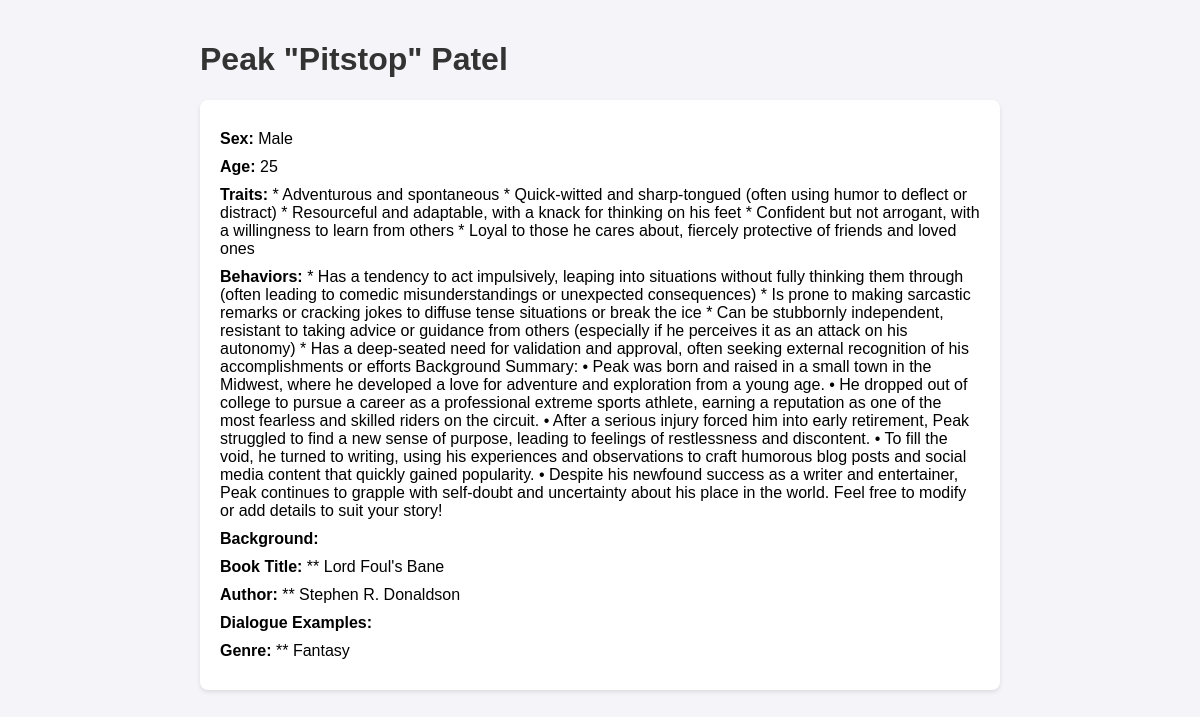
Page /character/1 on the earlier database version.
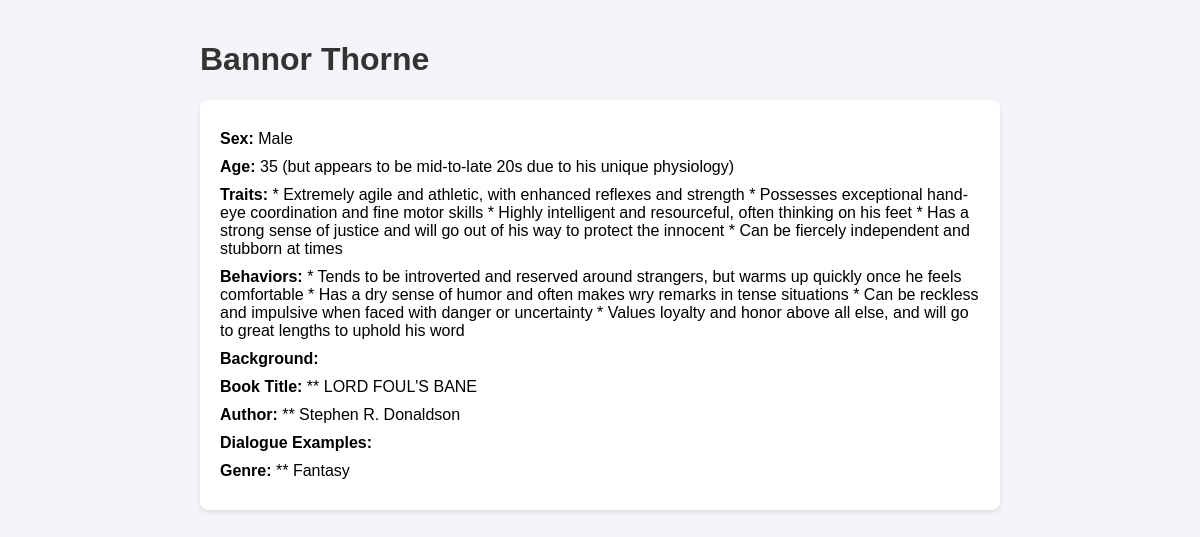
Same page on the later database version.
### app/models/character.py (models this page shows)
class Character(Base):
    __tablename__ = "characters"
    id = Column(Integer, primary_key=True, index=True)
    name = Column(String, index=True)
    sex = Column(String, index=True)
    age = Column(String, index=True)
    traits = Column(String, index=True)
    behaviors = Column(String, index=True)
    background = Column(String, index=True)
    book_title = Column(String, index=True)
    author = Column(String, index=True)
    dialogue_examples = Column(String, index=True)
    genre = Column(String, index=True)

### app/routes/view_characters.py (the view)
@router.get("/character/{character_id}", response_class=HTMLResponse)
async def view_character(request: Request, character_id: int, db: Session = Depends(get_db)):
    character = db.query(Character).filter(Character.id == character_id).first()
    if not character:
        return HTMLResponse(content="Character not found", status_code=404)
    return templates.TemplateResponse("view_character.html", {
        "request": request,
        "character": character
    })

### templates/view_character.html (shortened to what this page needs)
<!DOCTYPE html>
<html lang="en">
<head>
</head>
<body>
    <h1>{{ character.name }}</h1>
    <div class="character-details">
        <p><strong>Sex:</strong> {{ character.sex }}</p>
        <p><strong>Age:</strong> {{ character.age }}</p>
        <p><strong>Traits:</strong> {{ character.traits }}</p>
        <p><strong>Behaviors:</strong> {{ character.behaviors }}</p>
        <p><strong>Background:</strong> {{ character.background }}</p>
        <p><strong>Book Title:</strong> {{ character.book_title }}</p>
        <p><strong>Author:</strong> {{ character.author }}</p>
        <p><strong>Dialogue Examples:</strong> {{ character.dialogue_examples }}</p>
        <p><strong>Genre:</strong> {{ character.genre }}</p>
    </div>
</body>
</html>

Differences in the rows shown:
changed Character "Male": name "Peak \"Pitstop\" Patel" → "Bannor Thorne"; age "25" → "35 (but appears to be mid-to-late 20s due to his unique physiology)"; traits "* Adventurous and spontaneous * Quick-witted and sharp-tongued (often using humor to deflect or distract) * Resourceful and adaptable, with a knack for thinking on his feet * Confident but not arrogant, with a willingness to learn from others * Loyal to those he cares about, fiercely protective of friends and loved ones" → "* Extremely agile and athletic, with enhanced reflexes and strength * Possesses exceptional hand-eye coordination and fine motor skills * Highly intelligent and resourceful, often thinking on his feet * Has a strong sense of justice and will go out of his way to protect the innocent * Can be fiercely independent and stubborn at times"; behaviors "* Has a tendency to act impulsively, leaping into situations without fully thinking them through (often leading to comedic misunderstandings or unexpected consequences) * Is prone to making sarcastic remarks or cracking jokes to diffuse tense situations or break the ice * Can be stubbornly independent, resistant to taking advice or guidance from others (especially if he perceives it as an attack on his autonomy) * Has a deep-seated need for validation and approval, often seeking external recognition of his accomplishments or efforts Background Summary: • Peak was born and raised in a small town in the Midwest, where he developed a love for adventure and exploration from a young age. • He…" → "* Tends to be introverted and reserved around strangers, but warms up quickly once he feels comfortable * Has a dry sense of humor and often makes wry remarks in tense situations * Can be reckless and impulsive when faced with danger or uncertainty * Values loyalty and honor above all else, and will go to great lengths to uphold his word"; book_title "** Lord Foul's Bane" → "** LORD FOUL'S BANE"
